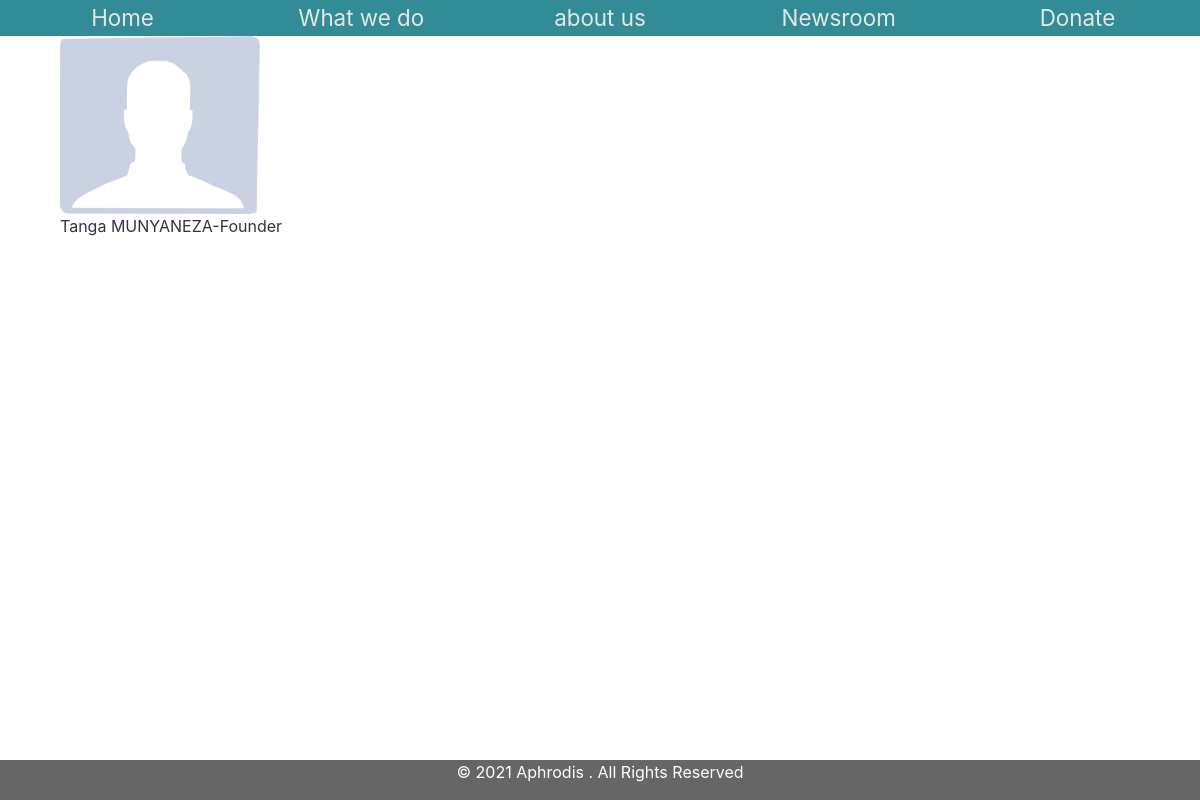
The page /about/ on the database its author committed.
### contacts/models.py (models this page shows)
class Profile(models.Model):
    user = models.OneToOneField(User, on_delete=models.CASCADE)
    sex = models.CharField(max_length=1)
    birth_date = models.DateField()
    phone = PhoneField(blank=True, help_text='Contact phone number')
    phone = PhoneField(blank=True, help_text='Contact phone number')
    instagram = models.CharField(max_length=120, null=True)
    facebook = models.CharField(max_length=120, null=True)
    tweeter = models.CharField(max_length=120, null=True)
    website = models.CharField(max_length=120, null=True)
    province = models.CharField(max_length=30, null=True)
    district = models.CharField(max_length=30, null=True)
    sector = models.CharField(max_length=30, null=True)
    cell = models.CharField(max_length=30, null=True)
    village = models.CharField(max_length=30, blank=True, null=True)
    street = models.CharField(max_length=30, blank=True, null=True)
    bio = models.TextField(default='no bio...')
    function = models.CharField(max_length=30,default='Founder')
    avatar = models.ImageField(upload_to='avatar', default='no_picture.png')
    created = models.DateTimeField(auto_now_add = True)
    updated = models.DateTimeField(auto_now = True)
    def __str__(self):
        return f"{self.user.last_name} {self.user.first_name} from {self.district} {self.sector}"

### abouts/views.py (the view)
# urls.py: path('about/', about, name='about'),
def about(request):
    about = Profile.objects.all()
    about_df = pd.DataFrame(about).to_html()
    context = {
        'about' : about,
    }
    return render(request, 'hillightfoundation/about.html', context)

### templates/hillightfoundation/about.html (shortened to what this page needs)
{% extends "base.html" %}
{% block content %}
    <div class=" col-3">
        {% for data in about %}
        <div>
                <img src="{{data.avatar.url}}" alt="No image" width="200px">
        </div>
        <div>
            {{data.user.username}} {{data.user.last_name}}-{{data.function}}
        </div>
        {% endfor%}
    </div>
{% endblock %}

### static/styles.css (style rules this page uses)
body { max-width: 100%; overflow-x: hidden; color:rgba(23, 16, 49, 0.87); margin:0; padding-bottom: 3.3em; }
img { border-radius: 5%; }

### rows shown on the page
Profile: avatar (placeholder picture), user.username "Tanga", user.last_name "MUNYANEZA", function "Founder"
